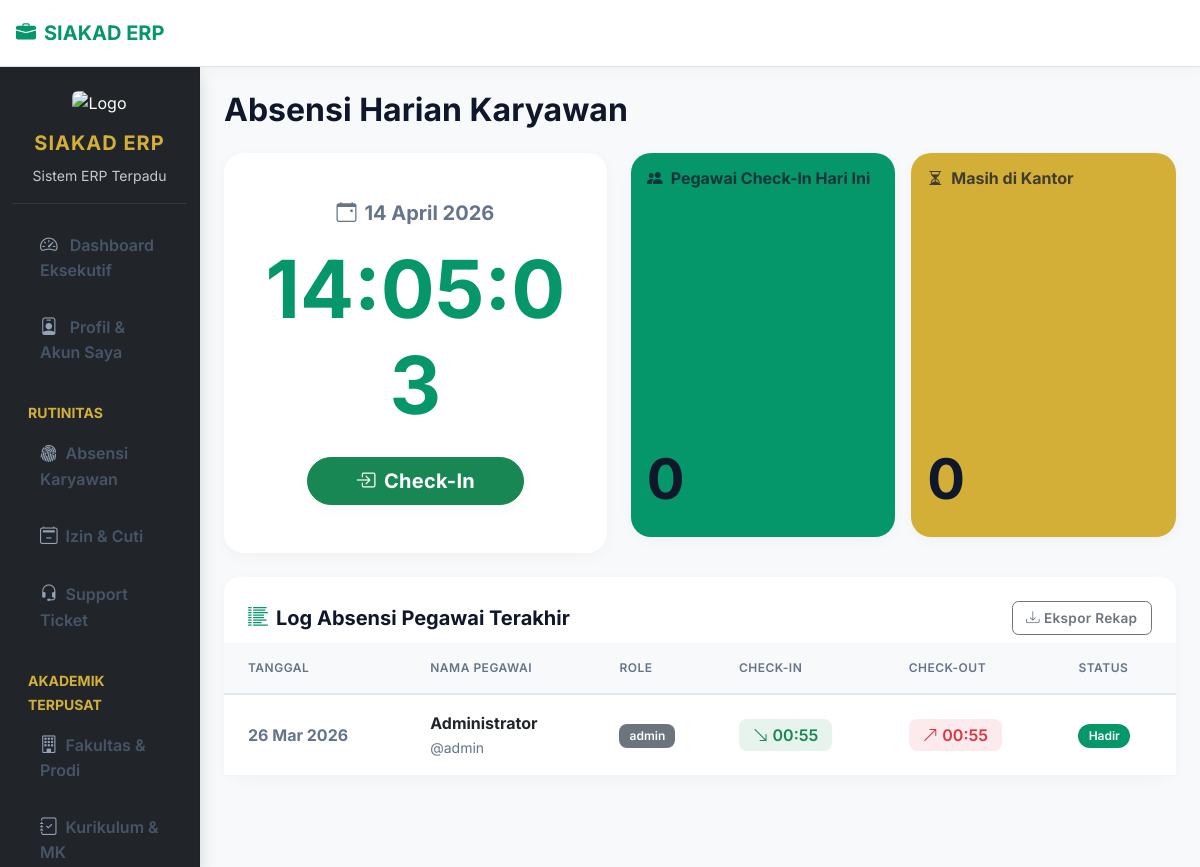
The page /views/admin/absensi.php (signed in) on the database its author committed.
### tables this page shows
CREATE TABLE `absensi_pegawai` (
  `id` int(11) NOT NULL AUTO_INCREMENT,
  `user_id` int(11) NOT NULL,
  `tanggal` date NOT NULL,
  `jam_in` time DEFAULT NULL,
  `jam_out` time DEFAULT NULL,
  `status` enum('Hadir','Sakit','Izin','Alpa') DEFAULT 'Hadir',
  PRIMARY KEY (`id`)
);

CREATE TABLE `users` (
  `id_user` int(11) NOT NULL AUTO_INCREMENT,
  `username` varchar(50) NOT NULL,
  `password` varchar(255) NOT NULL,
  `role` enum('admin','dosen','mahasiswa') NOT NULL,
  `id_mhs` int(11) DEFAULT NULL,
  `id_dosen` int(11) DEFAULT NULL,
  `is_active` tinyint(1) NOT NULL DEFAULT 1,
  `nama` varchar(100) DEFAULT 'Pengguna',
  `foto` varchar(255) DEFAULT NULL,
  PRIMARY KEY (`id_user`),
  UNIQUE KEY `username` (`username`),
  KEY `id_mhs` (`id_mhs`),
  KEY `id_dosen` (`id_dosen`),
  CONSTRAINT `users_ibfk_1` FOREIGN KEY (`id_mhs`) REFERENCES `mahasiswa` (`id_mhs`),
  CONSTRAINT `users_ibfk_2` FOREIGN KEY (`id_dosen`) REFERENCES `dosen` (`id_dosen`)
);

### includes/load_settings.php (called while the page is built, shortened)
<?php
$sys = [];
if (!isset($sys['nama_kampus'])) $sys['nama_kampus'] = 'SIAKAD ERP';
if (!isset($sys['logo_kampus'])) $sys['logo_kampus'] = 'public/img/logo_default.png';

### views/admin/absensi.php (the view, shortened to what this page needs)
<?php
require_once '../../middleware/auth.php';
require_once '../../config/db.php';
$user = $_SESSION['user'];
$user_id = $user['id'];
$hari_ini = date('Y-m-d');
$stmt = $pdo->prepare("SELECT * FROM absensi_pegawai WHERE user_id = ? AND tanggal = ?");
$stmt->execute([$user_id, $hari_ini]);
$absen_hari_ini = $stmt->fetch();
$rekap = $pdo->query("
    SELECT a.*, u.nama, u.role, u.username
    FROM absensi_pegawai a
    JOIN users u ON a.user_id = u.id_user
    ORDER BY a.tanggal DESC, a.jam_in DESC
    LIMIT 100
")->fetchAll();
$stat = [
    'hadir' => $pdo->query("SELECT COUNT(*) FROM absensi_pegawai WHERE tanggal = '$hari_ini'")->fetchColumn(),
    'belum_out' => $pdo->query("SELECT COUNT(*) FROM absensi_pegawai WHERE tanggal = '$hari_ini' AND jam_out IS NULL")->fetchColumn()
];
?>
<!DOCTYPE html>
<html lang="id">
<head>
    <link href="https://cdn.jsdelivr.net/npm/bootstrap@5.3.0/dist/css/bootstrap.min.css" rel="stylesheet">
    <link rel="stylesheet" href="https://cdn.jsdelivr.net/npm/bootstrap-icons@1.11.1/font/bootstrap-icons.css">
    <link rel="stylesheet" href="../../public/css/style.css">
</head>
<body class="bg-light">
<nav class="navbar navbar-expand-lg navbar-light bg-white border-bottom sticky-top shadow-sm px-3">
    <a class="navbar-brand fw-bold text-primary" href="dashboard.php"><i class="bi bi-briefcase-fill me-2"></i><?= htmlspecialchars($sys['nama_kampus']) ?></a>
</nav>
<div class="container-fluid">
    <div class="row">
        <?php include 'includes/sidebar.php'; ?>
        <main class="col-md-10 ms-sm-auto px-md-4 py-4">
            <h2 class="fw-bold mb-4">Absensi Harian Karyawan</h2>
            <div class="row g-4 mb-4">
                <div class="col-md-5">
                    <div class="card border-0 shadow-sm rounded-4 h-100">
                        <div class="card-body text-center d-flex flex-column justify-content-center py-5">
                            <h5 class="text-muted mb-3"><i class="bi bi-calendar-event me-2"></i><?= date('d F Y') ?></h5>
                            <h1 class="display-1 fw-bold text-primary mb-4" id="jamLive"><?= date('H:i:s') ?></h1>
                            <form method="post" class="d-flex justify-content-center gap-3">
                                <?php if(!$absen_hari_ini): ?>
                                    <button type="submit" name="check_in" class="btn btn-success btn-lg px-5 rounded-pill shadow-sm fw-bold">
                                        <i class="bi bi-box-arrow-in-right me-2"></i>Check-In
                                    </button>
                                <?php endif; ?>
                            </form>
                        </div>
                    </div>
                </div>
                <div class="col-md-7">
                    <div class="row g-3 h-100">
                        <div class="col-6">
                            <div class="card bg-primary text-white border-0 shadow-sm rounded-4 h-100 p-3">
                                <h6 class="opacity-75"><i class="bi bi-people-fill me-2"></i>Pegawai Check-In Hari Ini</h6>
                                <h1 class="display-4 fw-bold mt-auto"><?= $stat['hadir'] ?></h1>
                            </div>
                        </div>
                        <div class="col-6">
                            <div class="card bg-warning text-dark border-0 shadow-sm rounded-4 h-100 p-3">
                                <h6 class="opacity-75"><i class="bi bi-hourglass-split me-2"></i>Masih di Kantor</h6>
                                <h1 class="display-4 fw-bold mt-auto"><?= $stat['belum_out'] ?></h1>
                            </div>
                        </div>
                    </div>
                </div>
            </div>
            <div class="card border-0 shadow-sm rounded-4">
                <div class="card-header bg-white border-0 pt-4 pb-2 d-flex justify-content-between align-items-center">
                    <h5 class="fw-bold mb-0"><i class="bi bi-list-columns-reverse text-primary me-2"></i>Log Absensi Pegawai Terakhir</h5>
                    <button class="btn btn-sm btn-outline-secondary"><i class="bi bi-download me-1"></i>Ekspor Rekap</button>
                </div>
                <div class="card-body p-0">
                    <div class="table-responsive">
                        <table class="table table-hover align-middle mb-0">
                            <thead class="table-light">
                                <tr>
                                    <th class="ps-4">Tanggal</th>
                                    <th>Nama Pegawai</th>
                                    <th>Role</th>
                                    <th>Check-In</th>
                                    <th>Check-Out</th>
                                    <th>Status</th>
                                </tr>
                            </thead>
                            <tbody>
                                <?php if(count($rekap) > 0): ?>
                                    <?php foreach($rekap as $r): ?>
                                    <tr>
                                        <td class="ps-4 fw-bold text-muted"><?= date('d M Y', strtotime($r['tanggal'])) ?></td>
                                        <td class="fw-bold"><?= htmlspecialchars($r['nama']) ?> <br><small class="fw-normal text-muted">@<?= htmlspecialchars($r['username']) ?></small></td>
                                        <td><span class="badge bg-secondary"><?= htmlspecialchars($r['role']) ?></span></td>
                                        <td><span class="badge bg-success bg-opacity-10 text-success fs-6"><i class="bi bi-arrow-down-right me-1"></i><?= $r['jam_in'] ? substr($r['jam_in'],0,5) : '-' ?></span></td>
                                        <td>
                                            <?php if($r['jam_out']): ?>
                                                <span class="badge bg-danger bg-opacity-10 text-danger fs-6"><i class="bi bi-arrow-up-right me-1"></i><?= substr($r['jam_out'],0,5) ?></span>
                                            <?php else: ?>
                                                <span class="badge bg-light text-dark"><i class="bi bi-clock me-1"></i>Belum Pulang</span>
                                            <?php endif; ?>
                                        </td>
                                        <td><span class="badge bg-primary rounded-pill"><?= htmlspecialchars($r['status']) ?></span></td>
                                    </tr>
                                    <?php endforeach; ?>
                                <?php else: ?>
                                    <tr><td colspan="6" class="text-center text-muted py-4">Belum ada data absensi.</td></tr>
                                <?php endif; ?>
                            </tbody>
                        </table>
                    </div>
                </div>
            </div>
        </main>
    </div>
</div>
</body>
</html>

### public/css/style.css (style rules this page uses)
:root { --stis-green: #059669; --stis-green-hover: #047857; --stis-green-soft: rgba(5, 150, 105, 0.08); --stis-gold: #d4af37; --stis-gold-dark: #b5952f; --glass-bg: rgba(255, 255, 255, 0.7); --glass-border: rgba(255, 255, 255, 0.4); }
.text-primary { color: var(--stis-green) !important; }
.bg-primary { background-color: var(--stis-green) !important; color: white !important; }
.bg-warning { background-color: var(--stis-gold) !important; color: #fff !important; }
h1.text-primary, h2.text-primary, h3.text-primary { color: var(--stis-green) !important; }
body { font-family: 'Inter', sans-serif; background-color: #f4f7f9; color: #2b3445; }
.card { border: none !important; border-radius: 1.25rem !important; box-shadow: 0 10px 30px rgba(0, 0, 0, 0.04) !important; transition: transform 0.3s cubic-bezier(0.34, 1.56, 0.64, 1), box-shadow 0.3s ease; background: #ffffff; }
.card-header { background-color: #ffffff; border-bottom: 1px solid rgba(0, 0, 0, 0.04); padding: 1.25rem 1.5rem; border-top-left-radius: 1rem !important; border-top-right-radius: 1rem !important; font-weight: 700; }
.card-body { padding: 1.5rem; }
.table { vertical-align: middle; margin-bottom: 0; }
.table thead th { background-color: #f8f9fa; color: #64748b; font-weight: 600; text-transform: uppercase; font-size: 0.75rem; letter-spacing: 0.5px; border-bottom: 2px solid #e2e8f0; border-top: none; padding: 1rem; }
.table tbody td { padding: 1rem; border-bottom: 1px solid #f1f5f9; }
.btn { font-weight: 600; letter-spacing: 0.3px; border-radius: 0.5rem; padding: 0.5rem 1.25rem; transition: all 0.2s ease; }
.btn-sm { padding: 0.35rem 0.85rem; font-size: 0.85rem; border-radius: 0.4rem; }
.badge { font-weight: 600; padding: 0.5em 0.85em; border-radius: 0.5rem; }
h1, h2, h3, h4, h5, h6 { font-weight: 700; color: #0f172a; }
.text-muted { color: #64748b !important; }
.navbar { box-shadow: 0 2px 15px rgba(0,0,0,0.04) !important; padding: 0.8rem 1.5rem; }
.shadow-sm { box-shadow: 0 4px 15px rgba(0,0,0,0.03) !important; }

### rows shown on the page
absensi_pegawai: tanggal "26 Mar 2026", user.nama "Administrator", user.username "admin", user.role "admin", jam_in "00:55", jam_out "00:55", status "Hadir"

### other values the page prints
$sys['nama_kampus'] "SIAKAD ERP"
$stat['hadir'] "0"
$stat['belum_out'] "0"
